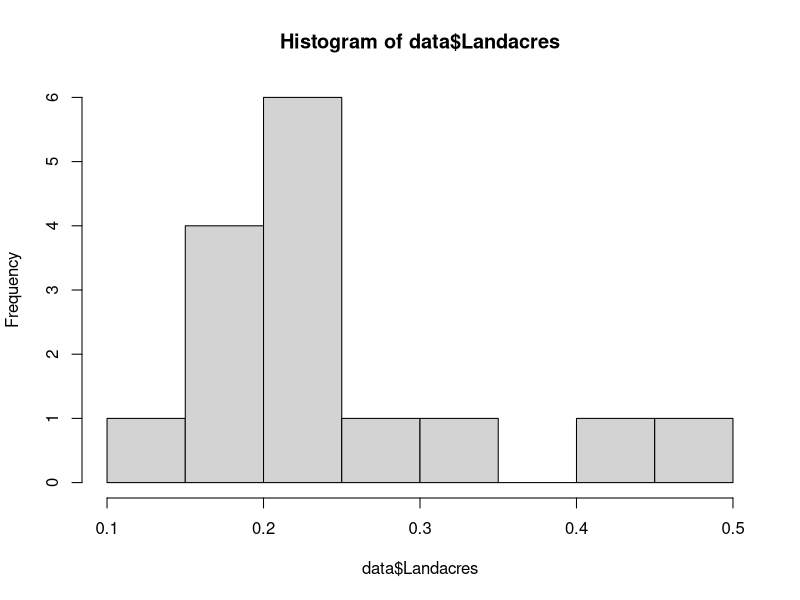
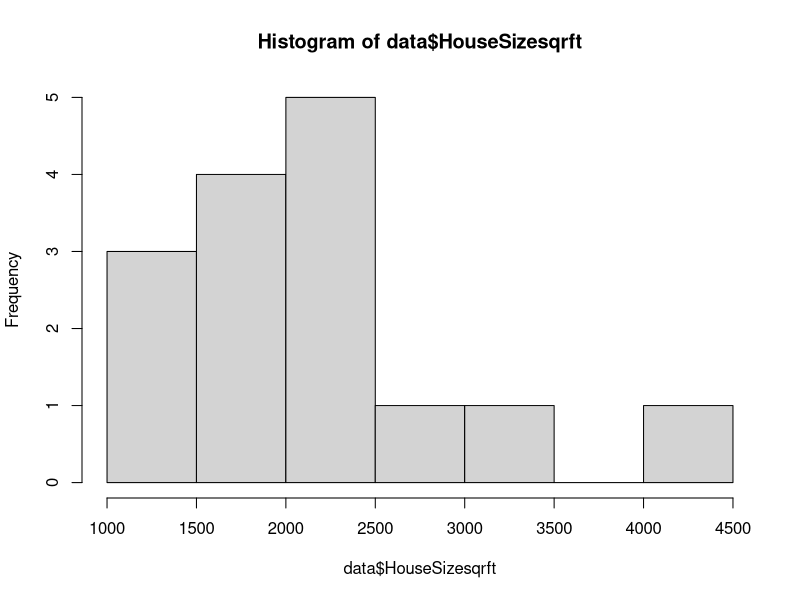
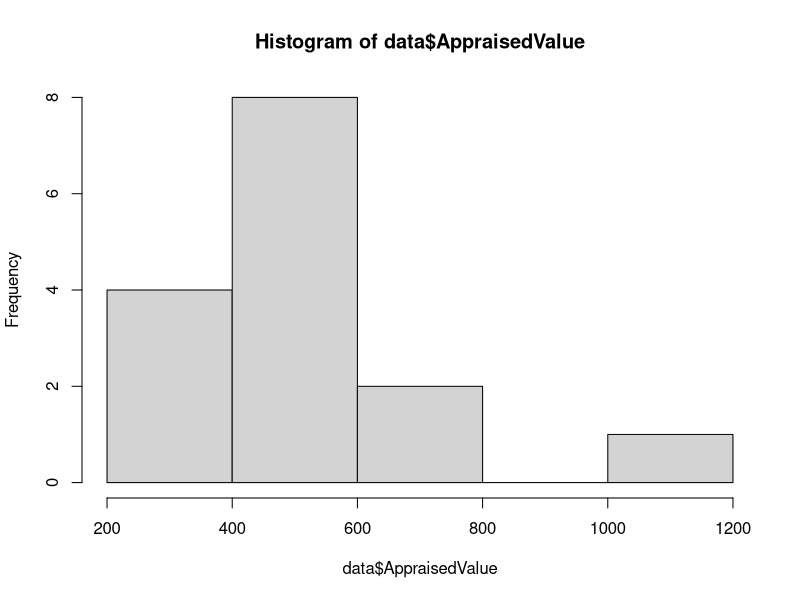
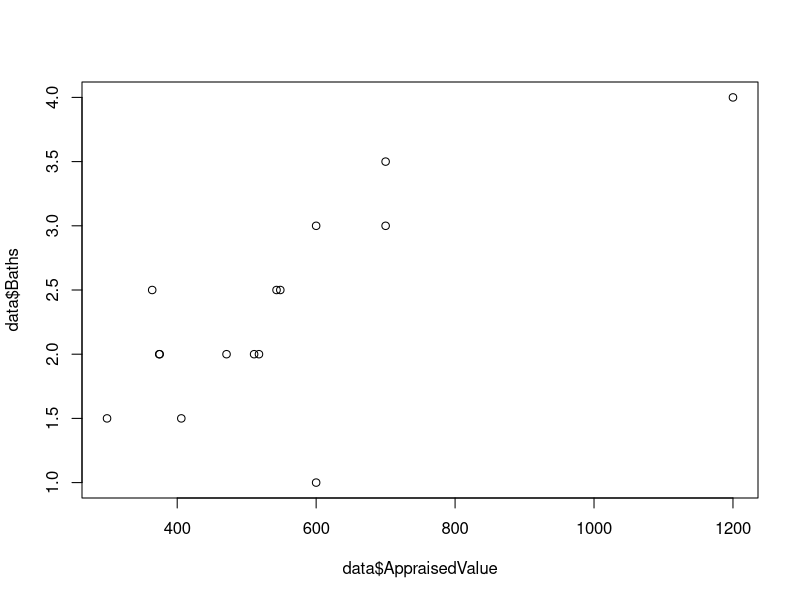
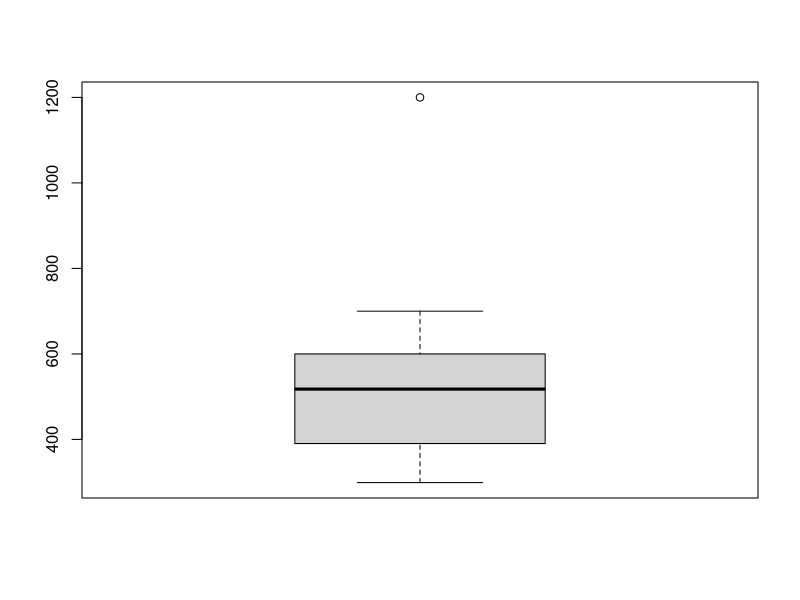
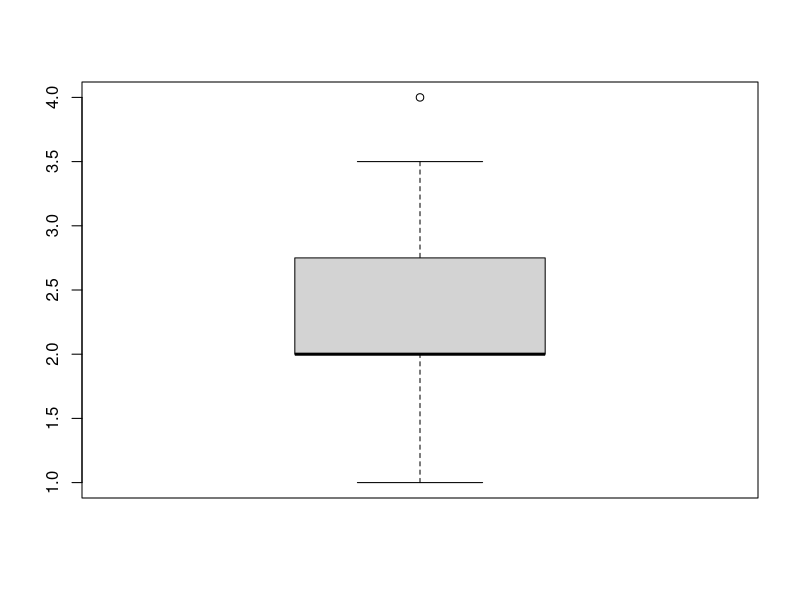
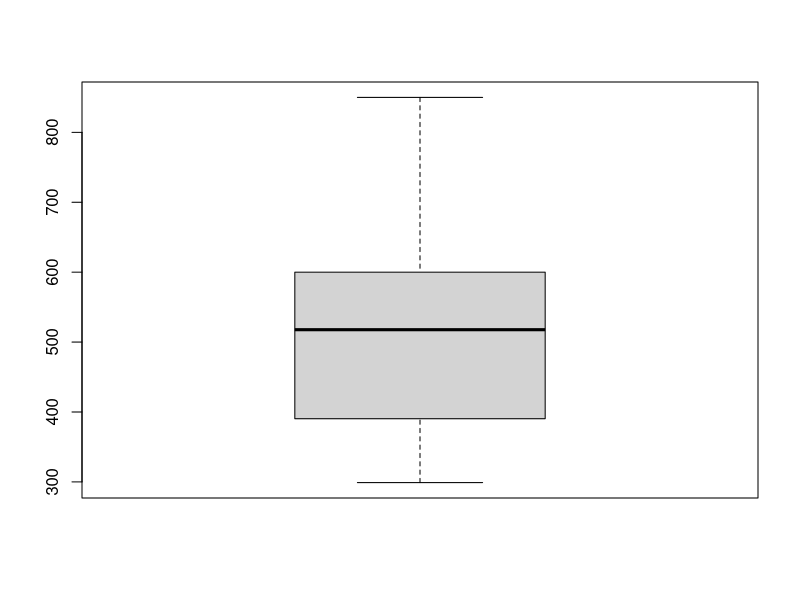

R code for these plots, in order:
setwd("D:/BA classes/machine learning dataset of R/Exploratory Data Analysis")
getwd()
data<-read.csv("EDA_data.csv")
data

summary(data)

hist(data$Landacres)

hist(data$HouseSizesqrft)

hist(data$AppraisedValue)

#scatterplot
plot(data$AppraisedValue,data$Baths)

#Two-way table
counts = table(data$Education,data$Gender)
counts

# replacing the NA values for variable with mean 
data$Rooms[is.na(data$Rooms)] <- mean(data$Rooms, na.rm =
                                                  TRUE)

#create as a dummy variables 
data$Gender<-as.numeric(data$Gender=="M")
data$Education<-as.numeric(data$Education=="Grad")

#Dummy var creation for more than 2 
library(lme4)
new = dummy(data$Location)
new_data = cbind(data,new)
View(new_data)

# Encoding the categorical variables as factors
data$Location = as.numeric(factor(data$Location,
                                      levels = c('Glen Cove
', 'Long Beach
', 'Roslyn   
'),
                                      labels = c(1, 2, 3)))


data$Gender = as.numeric(factor(data$Gender,
                                   levels = c('F', 'M'),
                                   labels = c(1, 2)))


#outliner Univariate Analysis
bx=boxplot(data$AppraisedValue)
boxplot(data$Baths)

quantile(data$AppraisedValue, seq(0,1,0.02))

#removing the outliner
bx$stats
quantile(data$AppraisedValue, .95)
data$AppraisedValue<-ifelse(data$AppraisedValue>700,850,data$AppraisedValue)

boxplot(data$AppraisedValue)

